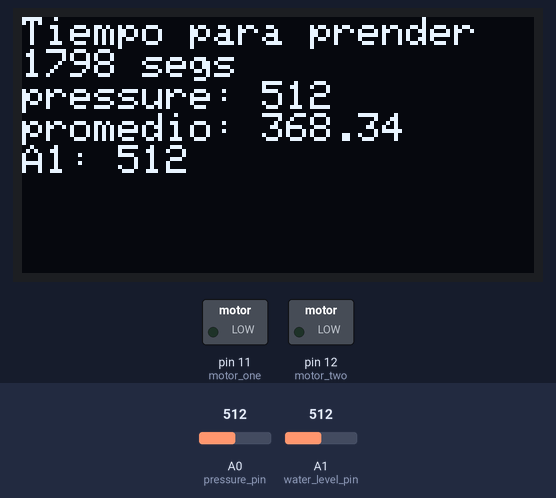
The sketch below on a simulated Arduino Uno, built with avr-gcc and run on an emulated ATmega328P. Shown: 128×64 one-colour display, switched loads named in the sketch (green lamp = pin HIGH). The inputs (shaded band) are chosen by the test bench; at power-on: A1 (water_level_pin) = 512, A0 (pressure_pin) = 512. The display library's start-up logo is not drawn.

Above: at 2.6 s.
2.7 s: A1 (water_level_pin) set to 492
At 3.8 s:
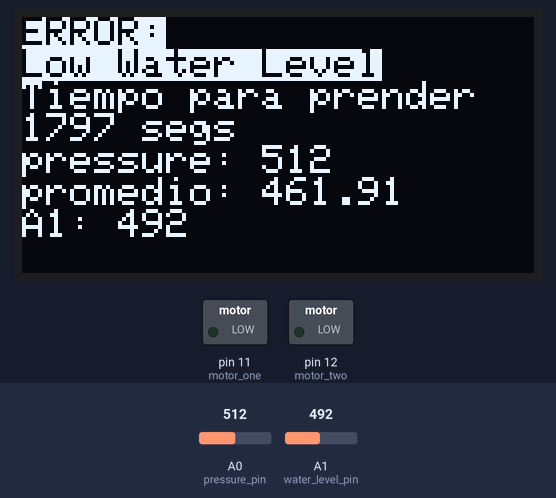
6.8 s: A1 (water_level_pin) set to 510
At 7.8 s:
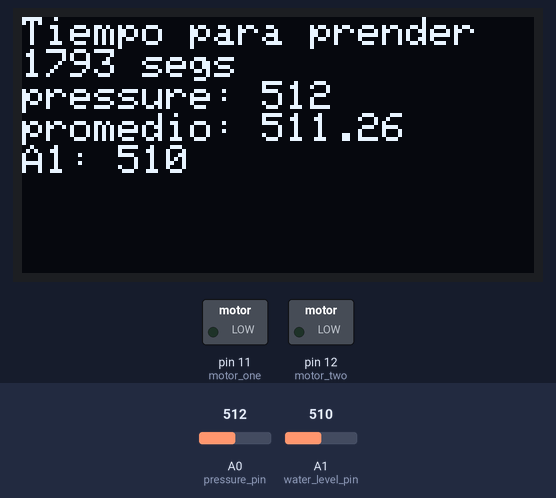
10.9 s: A0 (pressure_pin) set to 490
At 11.8 s:
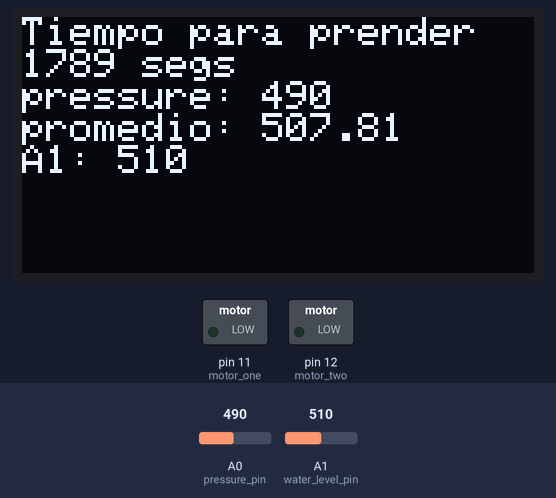
13.5 s: A0 (pressure_pin) set to 510
At 14.8 s:
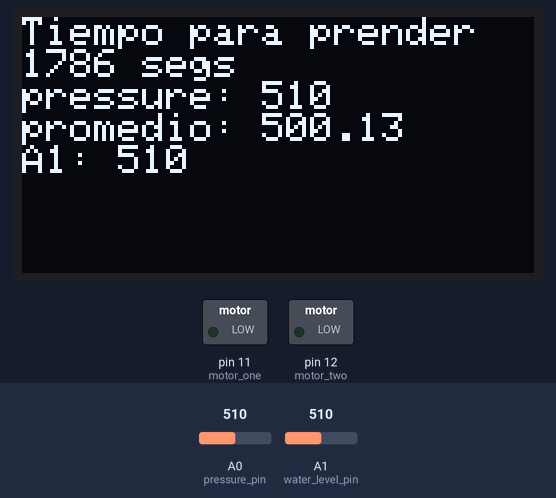
16.5 s: A1 (water_level_pin) set to 490
At 17.8 s:
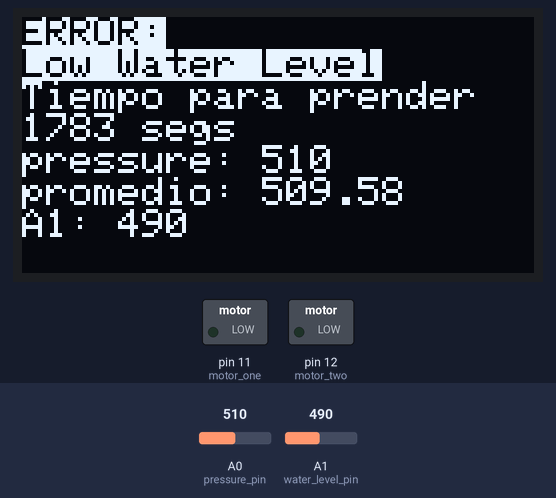
19.5 s: A0 (pressure_pin) set to 580
At 20.7 s:
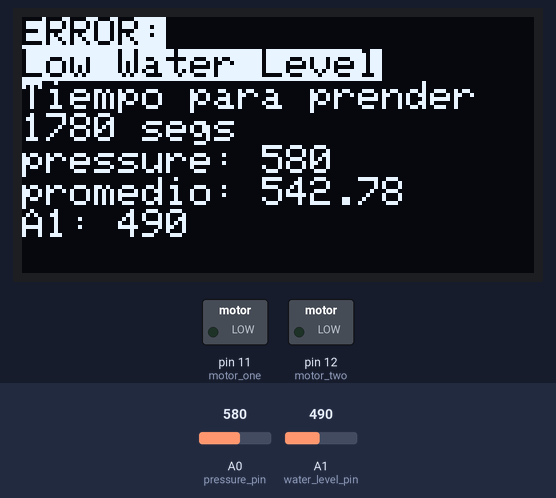
Timing chart, 0 to 22.5 s (numbered marks = the images above; inputs shaded):
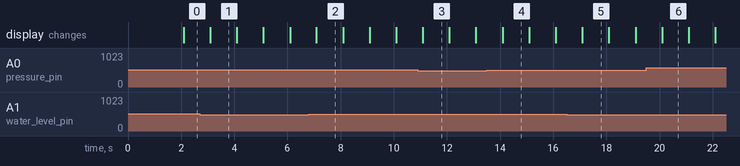

Measured:
- the behaviour switches between 500 and 499 on A1 (water_level_pin) (found by bisection; images 0 and 1)
- after the input at 2.7 s, the display: changes after 0.40 s (image 1)
- after the input at 6.8 s, the display: changes after 0.29 s (image 2)
- after the input at 16.5 s, the display: changes after 0.60 s (image 5)
- what the display in image 1 shows lasts 1.0 s, from 3.1 s to 4.1 s

The sketch:

Control_Bombas_Privada.ino
```cpp
/*
  Made by Korakos
*/
#include <SPI.h>
#include <Wire.h>
#include <Adafruit_GFX.h>
#include <Adafruit_SSD1306.h>
#include <EEPROM.h>

#define OLED_RESET 4
Adafruit_SSD1306 display(OLED_RESET);

#define NUMFLAKES 10
#define XPOS 0
#define YPOS 1
#define DELTAY 2

// Constantes en el sistema
#define TIME_TO_SWITCH 1800//TODO
#define PRESSURE_LIMIT 570
#define PRESSURE_TIME 5000//TODO
#define MIN_WATER 500//TODO
#define LOOP_MS 1000
#define NUM_AVG 10
#define TIME_PER_READ 100
#define MAX_TIME_TO_MOTOR_OFF 900

#define LOGO16_GLCD_HEIGHT 16
#define LOGO16_GLCD_WIDTH  16
static const unsigned char PROGMEM logo16_glcd_bmp[] =
{ B00000000, B11000000,
  B00000001, B11000000,
  B00000001, B11000000,
  B00000011, B11100000,
  B11110011, B11100000,
  B11111110, B11111000,
  B01111110, B11111111,
  B00110011, B10011111,
  B00011111, B11111100,
  B00001101, B01110000,
  B00011011, B10100000,
  B00111111, B11100000,
  B00111111, B11110000,
  B01111100, B11110000,
  B01110000, B01110000,
  B00000000, B00110000 };

#if (SSD1306_LCDHEIGHT != 64)
#error("Height incorrect, please fix Adafruit_SSD1306.h!");
#endif

unsigned long time_of_change;
unsigned long pressure_check;
unsigned long last_time = 0;
boolean motor_enabled;
boolean motor_turn;
boolean low_water;
double pressure;
int water_level;
int counter;
int new_pressure;

// INPUTS
int pressure_pin = A0;
int water_level_pin = A1;

// OUTPUTS
int motor_one = 11;//TODO
int motor_two = 12;//TODO

void setup()   {
  Serial.begin(9600);

  // Initializing values
  time_of_change = 0;
  counter = 0;
  pressure = 100.0;
  new_pressure = 100;
  motor_enabled = false;
  motor_turn = false;
  low_water = false;

  // Initializing pins
  pinMode(motor_one, OUTPUT);
  pinMode(motor_two, OUTPUT);
  digitalWrite(motor_one, LOW);
  digitalWrite(motor_two, LOW);

  // by default, we'll generate the high voltage from the 3.3v line internally! (neat!)
  display.begin(SSD1306_SWITCHCAPVCC, 0x3C);  // initialize with the I2C addr 0x3D (for the 128x64)
  // init done

  // Show image buffer on the display hardware.
  // Since the buffer is intialized with an Adafruit splashscreen
  // internally, this will display the splashscreen.
  display.display();
  delay(1000);

  // Clear the buffer.
  display.clearDisplay();

  display.setTextSize(1);
  display.setTextColor(WHITE);
  last_time = millis();
}


void loop() {
  if((millis() - last_time) >= TIME_PER_READ){
    last_time += TIME_PER_READ;
    counter++;
    new_pressure = analogRead(pressure_pin);
    pressure = (((double)pressure * (((double)NUM_AVG - 1) / NUM_AVG)) + ((double)new_pressure / NUM_AVG));
  }
  if(counter >= (LOOP_MS / TIME_PER_READ)){
    counter = 0;
    unsigned long time_elapsed = (millis() - time_of_change)/1000;

    // Despues de TIME TO SWITCH milisegundos de estar apagado el motor, lo prendemos cambiando de motor

    if(time_elapsed > TIME_TO_SWITCH && !motor_enabled){
      motor_enabled = true;
      motor_turn = !motor_turn;
      time_of_change = millis();
      pressure_check = millis();
      time_elapsed = 0;
    }
    int secs;

    water_level = analogRead(water_level_pin);

    // Motor Enabled: Verificar que el limite de presion no sea sobrepasado por mas de PRESSURE TIME milisegundos, prender motores

    if(motor_enabled){
      secs = time_elapsed;

      if(motor_turn){
        digitalWrite(motor_one, HIGH);
      }else{
        digitalWrite(motor_two, HIGH);
      }

      // si la presion esta por debajo de PRESSURE LIMIT, contador igual a millis

      if(pressure < PRESSURE_LIMIT){
        pressure_check = millis();
      }

      // si el contador difiere de millis mas que PRESSURE TIME significa que la presion fue alta todo ese tiempo, y apagamos motores

      if(millis() - pressure_check > PRESSURE_TIME || time_elapsed > MAX_TIME_TO_MOTOR_OFF){
        time_of_change = millis();
        secs = TIME_TO_SWITCH - time_elapsed;
        digitalWrite(motor_one, LOW);
        digitalWrite(motor_two, LOW);
        motor_enabled = !motor_enabled;
      }
    }else{      // Motor Disabled: apagar los motores
      secs = TIME_TO_SWITCH - time_elapsed;
      digitalWrite(motor_one, LOW);
      digitalWrite(motor_two, LOW);
    }
    String str = "pressure: ";
    str += new_pressure;
    str += "\npromedio: ";
    str += pressure;
    str += "\nA1: ";
    str += water_level;

    String error = "";
    if(water_level < MIN_WATER){
      error += "Low Water Level";
    }
    displayStatus(error, motor_enabled, motor_turn, secs, str);
  }

}

void displayStatus(String error, boolean status, boolean motor, unsigned long time, String data){
  // Clear the buffer
  display.clearDisplay();
  display.setCursor(0,0);

  // Display error.
  if(error.length() != 0){
    display.setTextColor(BLACK,WHITE);

    display.println("ERROR:");
    display.println(error);

    display.setTextColor(WHITE);
  }


  // Display Status.
  if(status){
    display.print("Motor ");
    display.print((int)motor + 1);
    display.println(" Prendido");
  }else{
    display.println("Tiempo para prender");
  }

  // Display Time.
  display.print(time);
  display.println(" segs");

  // Display Data.
  if(data.length() != 0){
    display.println(data);
  }
  display.display();
}
```
